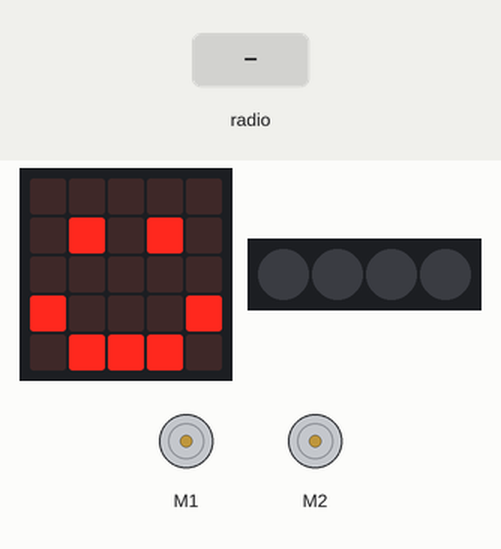
Simulated run of this program. Board: BBC micro:bit (MakeCode). Shown: the board's 5×5 LED display, 4 RGB LEDs in strip order, left to right, 2 × DC motor (green arrow = forward, orange = backward, longer = faster). The inputs (shaded band) are chosen by the test bench. Dim RGB values are drawn brighter than linear.

Above: at 1.8 s.
1.9 s: radio message "5" arrives
At 3.1 s:
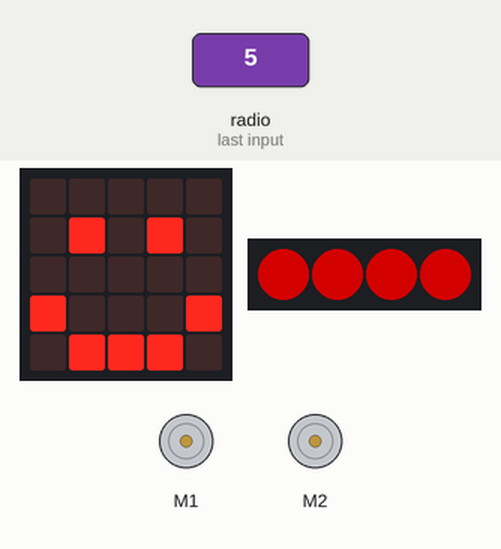
3.4 s: radio message "1" arrives
At 4.2 s:
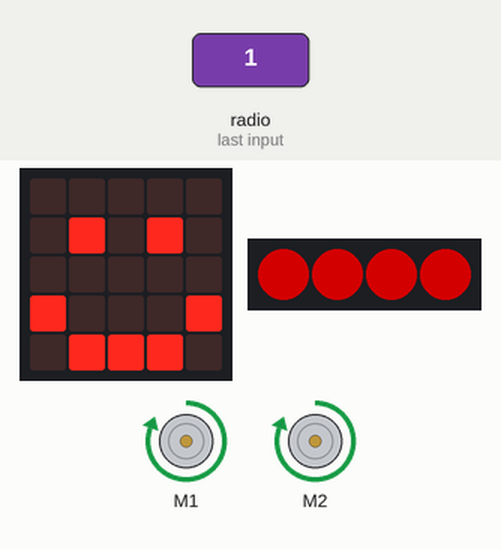
4.9 s: radio message "0" arrives
At 5.3 s:
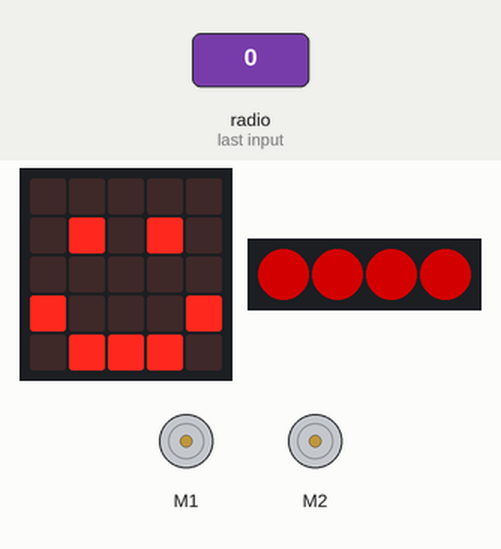
Timing chart, 0 to 7.9 s (numbered marks = the images above; inputs shaded):
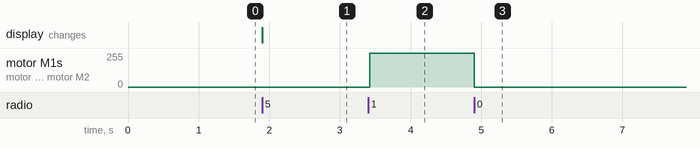

The program:

main.ts
```typescript
radio.onReceivedNumber(function (receivedNumber) {
    Item = receivedNumber
    if (Item == 0) {
        maqueen.motorStop(maqueen.Motors.All)
    }
    if (Item == 1) {
        maqueen.motorRun(maqueen.Motors.All, maqueen.Dir.CW, 255)
    } else if (Item == 2) {
        maqueen.motorRun(maqueen.Motors.All, maqueen.Dir.CCW, 255)
    } else if (Item == 3) {
        maqueen.motorRun(maqueen.Motors.M1, maqueen.Dir.CCW, 0)
        maqueen.motorRun(maqueen.Motors.M2, maqueen.Dir.CW, 255)
    } else if (Item == 4) {
        maqueen.motorRun(maqueen.Motors.M1, maqueen.Dir.CW, 255)
        maqueen.motorRun(maqueen.Motors.M2, maqueen.Dir.CCW, 0)
    } else if (Item == 5) {
        Color.showColor(neopixel.colors(NeoPixelColors.Red))
    } else if (Item == 6) {
        maqueen.servoRun(maqueen.Servos.S1, 50)
    } else if (Item == 7) {
        Color.showColor(neopixel.colors(NeoPixelColors.Yellow))
    } else if (Item == 8) {
        maqueen.servoRun(maqueen.Servos.S1, 120)
    } else if (Item == 9) {
        Color.showColor(neopixel.colors(NeoPixelColors.Black))
    }
})
let Item = 0
let Color: neopixel.Strip = null
basic.showIcon(IconNames.Happy)
radio.setGroup(1)
Color = neopixel.create(DigitalPin.P15, 4, NeoPixelMode.RGB)
```

test.ts
```typescript
// tests gaan hier; deze zal niet worden gecompileerd wanneer dit pakket wordt gebruikt als extensie.
```

Measured:
- after the input at 3.4 s, motor M1, motor M2: stopped → forward 255/255 at once
- after the input at 4.9 s, motor M1, motor M2: forward 255/255 → stopped at once
